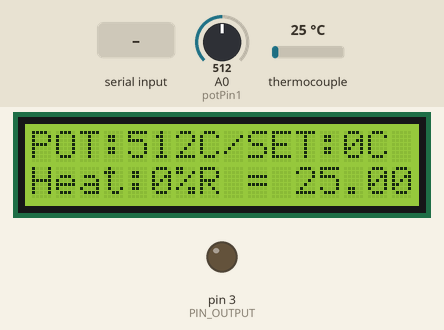
This sketch was run on a simulated Arduino Uno, built with avr-gcc and run on an emulated ATmega328P. On the bench: 16×2 character LCD, output pins drawn as LEDs (lit = HIGH). The inputs (shaded band) are chosen by the test bench; at power-on: thermocouple 25 °C, A0 (potPin1) = 512. Pins used as bus, display or sensor lines are not drawn; what the sketch prints to the serial monitor is not drawn.

Above: at 1.7 s.
1.8 s: thermocouple set to 6 °C
At 4.7 s:
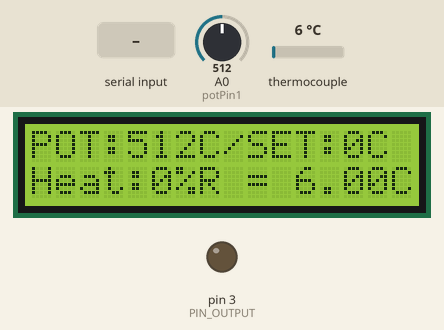
5.1 s: A0 (potPin1) set to 111
At 6.5 s:
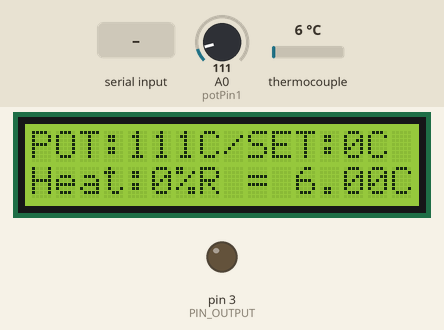
7.1 s: A0 (potPin1) set to 88
At 8.3 s:
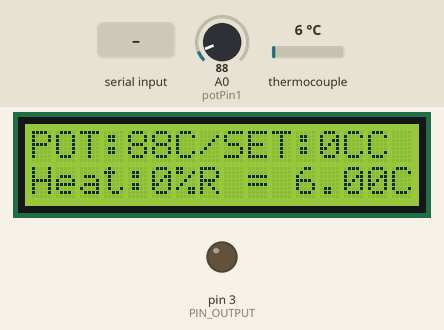
9.2 s: thermocouple set to 75 °C
At 10.3 s:
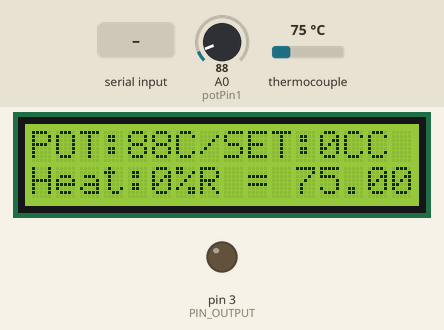
11.2 s: thermocouple set to 2 °C
At 13.8 s:
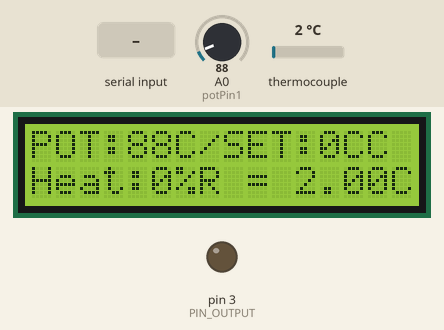
14.3 s: "5\n" received over Serial
At 16.5 s:
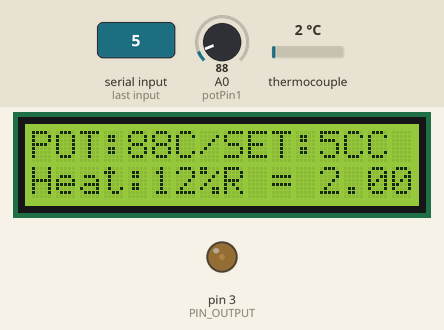
Timing chart, 0 to 41.9 s (numbered marks = the images above; inputs shaded):
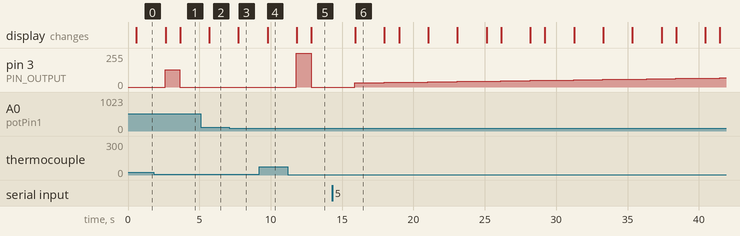

The sketch:

InsertValueFromMonitorPIDrev4max.ino
```cpp
// This is a Temperature PID(basic) control,
// The setpoit is inserted from serial monitor (from keypad)
// The input, iniocialy was the potenciometer, for testing.
// The input is the Max6675 thermocuopleCelsius with a K type termocouple.
// The Output is the PWM that control a SSR (solid state rele)

   //The PID basic
  #include <PID_v1.h>
  #define PIN_INPUT 0  //this is a potenciometer
  #define PIN_OUTPUT 3 //this is PWM output for SSR rele

  // The potenciometer for testing
  int potPin1 = A0;
  int potPin2 = A1;

  // The  LiquidCrystal
#include <LiquidCrystal.h>
  LiquidCrystal lcd(7,8,9,10,11,12);

  //The Max6675
#include <max6675.h>
       int thermoDO = 4;
       int thermoCS = 5;
       int thermoCLK = 6;
   MAX6675 thermocouple(thermoCLK, thermoCS, thermoDO);


   //Defining PID
double Setpoint, Input, Output;   //Define Variables we'll be connecting to
double Kp=10, Ki=5, Kd=1;          //The  initial tuning parameters
PID myPID(&Input, &Output, &Setpoint, Kp, Ki, Kd, DIRECT);

//
char rx_byte = 0;
String rx_str = "";
boolean not_number = false;
int TheSetTemp;
int x;


void setup() {
  Serial.begin(9600);
  // A basic description shown on the serail monitor
  Serial.println("Temperature  control of the Roaster");
  //Wait for Max chip to stabiliza
  Serial.println("MAX6675 test");
  // Time to wait for MAX chip to stabilize
  delay(500);

lcd.begin(16, 2);
lcd.clear();
}

void loop() {
   // Insert the Setpoint from the keypad
  if (Serial.available() > 0) {    // is a character available?
    rx_byte = Serial.read();       // get the character

    if ((rx_byte >= '0') && (rx_byte <= '9')) {
      rx_str += rx_byte;
    }
    else if (rx_byte == '\n') {   // end of string
      if (not_number) {
        Serial.println("Not a number");
      }
      else {
        TheSetTemp = rx_str.toInt();      // print the Set Temperature
        Serial.print(" SetTemp = ");  // Serial.print(rx_str);
        Serial.print(TheSetTemp);
        Serial.println("C");      //Serial.println("Set the temperature of the Roaster");
      }
      not_number = false;         // reset flag
      rx_str = "";                // clear the string for reuse
    }
    else {                    // non-number character received
      not_number = true;      // flag a non-number
    }
  } // end: if (Serial.available() > 0)
   x= TheSetTemp;


    Input = thermocouple.readCelsius();  //initialize the variables Input
    Setpoint =x ;                        // The set point is readed
    myPID.SetMode(AUTOMATIC);            //turn the PID ON
    Input = thermocouple.readCelsius();
  myPID.Compute();                       // PID in action

  analogWrite(PIN_OUTPUT, Output);       // The result of the PID process

                                        // Printing on Monitor
  Serial.print ("Set Temp:");
  Serial.print (TheSetTemp);
  Serial.println ("C");
  Serial.print ("Potenciometer Temp:");
  Serial.print (Input);
  Serial.print ("C    ");
  Serial.print ("Power Heat:");
       int val = Output;                // Mapping to percentage of the Power Heat
       val = map(val, 0, 255, 0, 100);
       analogWrite(9, val);
       Serial.print (val);
       Serial.println ("%");

        Serial.print("Roaster Temp = ");
        Serial.print(thermocouple.readCelsius());
        Serial.println ("C");

                                           //Printing on LCD 2x16
  lcd.setCursor(0,0); // Sets the cursor to col 0 and row 0
  lcd.print("POT:"); // Prints Sensor Val: to LCD
  lcd.print(analogRead(potPin1)); // Prints value on Potpin1 to LCD
  lcd.print("C");
  lcd.print("/SET:");
  lcd.print(TheSetTemp);
  lcd.print("C");
  lcd.setCursor(0,1); // Sets the cursor to col 1 and row 0
  lcd.print("Heat:"); // Prints Sensor Val: to LCD
lcd.print(val); // Prints value on Potpin1 to LCD
lcd.print("%");
        lcd.print("R = ");
        lcd.print(thermocouple.readCelsius());
        lcd.println ("C");

 delay (1000);
}
```

Measured:
- the behaviour switches between 100 and 99 on A0 (potPin1) (found by bisection; images 2 and 3)
- after the input at 1.8 s, pin 3 (PIN_OUTPUT): 0/255 → 130/255 after 0.81 s, → 0/255 1.0 s later; the display: first changes after 0.83 s (image 1 shows a later state)
- after the input at 5.1 s, the display: changes after 0.60 s (image 2)
- after the input at 7.1 s, the display: changes after 0.64 s (image 3)
- after the input at 9.2 s, the display: changes after 0.58 s (image 4)
- after the input at 11.2 s, pin 3 (PIN_OUTPUT): 0/255 → 255/255 after 0.61 s, → 0/255 1.0 s later; the display: first changes after 0.63 s (image 5 shows a later state)
- after the input at 14.3 s, pin 3 (PIN_OUTPUT): moves from 0/255 to 69/255 over 25.6 s, starting after 1.6 s; the display: changes after 1.6 s (image 6)
